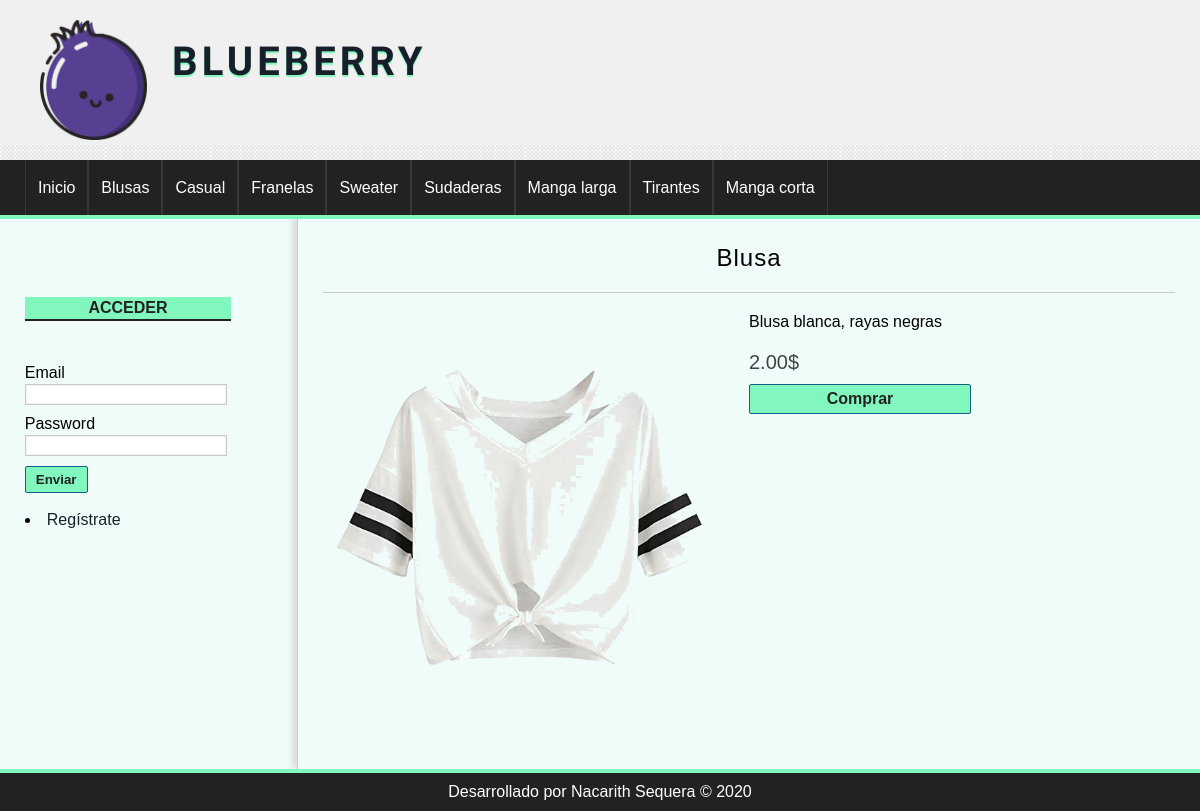
Screenshot of /producto/ver&id=2 with the database file from the repository.
### tables this page shows
CREATE TABLE IF NOT EXISTS `categorias` (
  `id` int(255) NOT NULL AUTO_INCREMENT,
  `nombre` varchar(100) NOT NULL,
  PRIMARY KEY (`id`)
);

CREATE TABLE IF NOT EXISTS `productos` (
  `id` int(255) NOT NULL AUTO_INCREMENT,
  `categoria_id` int(255) NOT NULL,
  `nombre` varchar(100) NOT NULL,
  `descripcion` text DEFAULT NULL,
  `precio` float(100,2) NOT NULL,
  `stock` int(255) NOT NULL,
  `oferta` varchar(2) DEFAULT NULL,
  `fecha` date NOT NULL,
  `imagen` varchar(255) DEFAULT NULL,
  PRIMARY KEY (`id`),
  KEY `fk_producto_categoria` (`categoria_id`)
);

### config/db.php (called while the page is built)
<?php
class Database
{
	static function connect()
	{
		$db = new mysqli('localhost', 'root', '', 'tienda');
		$db->query("SET NAMES 'utf8'");
		return $db;
	}
}
 ?>

### helpers/utils.php (called while the page is built, shortened)
<?php
class Utils{
	public static function showCategorias(){
		require_once 'models/categoria.php';
		$categoria = new Categoria();
		$categorias = $categoria->getAll();
		return $categorias;
	}
}

### models/categoria.php (called while the page is built, shortened)
<?php
class Categoria{
	private $db;
	public function __construct() {
		$this->db = Database::connect();
	}
	public function getAll(){
		$categorias = $this->db->query("SELECT * FROM categorias ORDER BY id DESC;");
		return $categorias;
	}
}

### controllers/ProductoController.php (called while the page is built, shortened)
<?php
require_once 'models/producto.php';
class productoController{
	public function ver(){
		if(isset($_GET['id'])){
			$id = $_GET['id'];
			$producto = new Producto();
			$producto->setId($id);
			$product = $producto->getOne();
		}
		require_once 'views/producto/ver.php';
	}
}

### models/producto.php (called while the page is built, shortened)
<?php
class Producto{
	private $id;
	private $db;
	public function __construct() {
		$this->db = Database::connect();
	}
	function getId() {
		return $this->id;
	}
	function setId($id) {
		$this->id = $id;
	}
	public function getOne(){
		$producto = $this->db->query("SELECT * FROM productos WHERE id = {$this->getId()}");
		return $producto->fetch_object();
	}
}

### views/producto/ver.php (the view)
<?php if (isset($product)): ?>
	<h1><?= $product->nombre ?></h1>
	<div id="detail-product">
		<div class="image">
			<?php if ($product->imagen != null): ?>
				<img src="<?= base_url ?>uploads/images/<?= $product->imagen ?>" />
			<?php else: ?>
				<img src="<?= base_url ?>assets/img/camiseta.png" />
			<?php endif; ?>
		</div>
		<div class="data">
			<p class="description"><?= $product->descripcion ?></p>
			<p class="price"><?= $product->precio ?>$</p>
			<a href="<?=base_url?>carrito/add&id=<?=$product->id?>" class="button">Comprar</a>
		</div>
	</div>
<?php else: ?>
	<h1>El producto no existe</h1>
<?php endif; ?>

### views/layout/header.php (shortened to what this page needs)
<!DOCTYPE html>
<html lang="es">
<head>
	<link rel="stylesheet" href="<?=base_url?>assets/css/styles.css">
</head>
<body>
	<header id="header">
		<div id="logo">
			<img src="<?=base_url?>assets/img/blueb.png" alt="Logo Blueberry" />
			<a href="index.php" class="mora">
				Blueberry
			</a>
		</div>
	</header>
	<?php $categorias = Utils::showCategorias();?>
	<nav id="menu">
		<ul>
			<li><a href="<?=base_url?>">Inicio</a></li>
			<?php while($cat = $categorias->fetch_object()): ?>
			<li><a href="<?=base_url?>categoria/ver&id=<?=$cat->id?>"><?=$cat->nombre?></a></li>
		    <?php endwhile; ?>
		</ul>
	</nav>
    <div id="content">

### assets/css/styles.css (style rules this page uses)
* { padding: 0px; margin: 0px; font-family: sans-serif, Helvetica, Arial; }
body { background: url(../img/bg.png); }
a { color: #17202A; text-decoration: none; }
#header { height: 145px; background: #F0F0F0; }
#logo { padding: 20px; margin-left: 20px; float:left; }
#logo img { float:left; height: 120px; }
#logo a { float:left; font-size: 40px; letter-spacing: 4px; text-transform: uppercase; color: #17202A; font-weight: bold; text-decoration: none; margin-top: 18px; margin-left: 25px; text-shadow: 0px 2px 1px #81F7BE; transition: all 300ms; font-family: 'Piedra', cursive; }
#menu { clear:both; background: #222; color: white; height: 55px; border-bottom: 4px solid #81F7BE; }
#menu ul { list-style: none; text-decoration: none; margin: 0px auto; margin-left: 25px; }
#menu ul li { line-height: 55px; float:left; border-right: 1px solid #363636; text-decoration: none; }
#menu a { display: block; color: white; text-decoration: none; padding-left: 12px; padding-right: 12px; transition: all 300ms; }
#menu a:first-child { border-left: 1px solid #363636; }
#content { margin: 0px auto; overflow: hidden; background: #F0FCF9; }
input[type="button"], input[type="submit"], button, .button { display: block; border-radius: 2px; width: auto; padding: 5px; padding-left: 10px; padding-right: 10px; color: #222; background: #81F7BE; font-weight: bold; border: 1px solid #11608E; cursor:pointer; }
.button { background: #81F7BE; color: #222 !important; text-decoration: none; }
#central h1 { font-size: 24px; font-weight: normal; letter-spacing: 1px; text-align: center; border-bottom: 1px solid #ccc; margin-bottom: 20px; padding: 20px; padding-top: 0px; }
#detail-product { width: 100%; }
#detail-product .image { display: block; width: 47%; float: left; }
#detail-product img { display: block; width: 100%; float: left; }
#detail-product .data { width: 50%; float: right; }
#detail-product .description { margin-bottom: 20px; }
#detail-product .price { margin-bottom: 10px; font-size: 20px; color: #444; }
#detail-product .button { width: 200px; text-align: center; }

### rows the page displays
categorias: nombre "Blusas"
categorias: nombre "Casual"
categorias: nombre "Franelas"
categorias: nombre "Sweater"
categorias: nombre "Sudaderas"
categorias: nombre "Manga larga"
categorias: nombre "Tirantes"
categorias: nombre "Manga corta"
productos: nombre "Blusa", imagen (picture), descripcion "Blusa blanca, rayas negras", precio "2.00"
